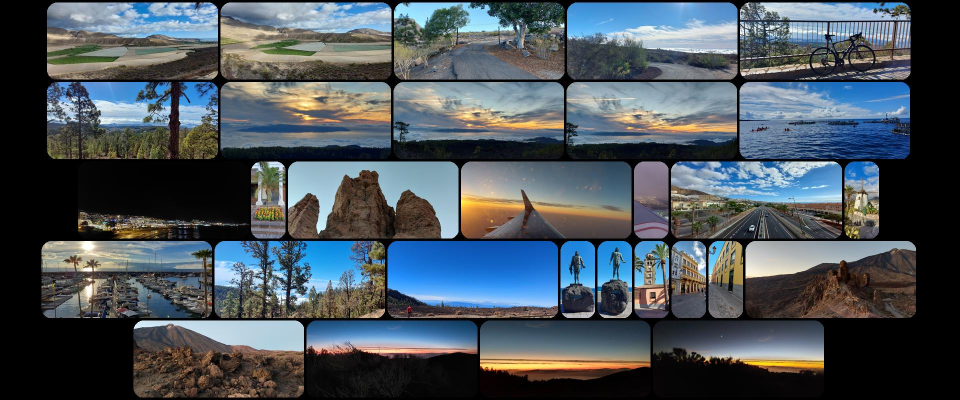
#> input picture collage.jpg, 1920 x 800 px (shown at 1/2 size)
$ python -i collage_app.py   (imports and definitions only)
#> lines starting #> are read from the running program, lines starting #| are printed output that depends on the picture
from PIL import Image, ImageDraw, ExifTags
import os

import tkinter as tk
from tkinter import filedialog, messagebox
from tkinter import ttk

import webbrowser

padding = 5         # Space between images in the collage
corner_radius = 20  # Radius for rounded corners
min_dimension = 10  # Minimum width or height to prevent resizing errors

def rotate_image_based_on_exif(img):
    try:
        for orientation in ExifTags.TAGS.keys():
            if ExifTags.TAGS[orientation] == 'Orientation':
                break
        exif = img._getexif()
        if exif is not None:
            orientation_value = exif.get(orientation)
            if orientation_value == 3:
                img = img.rotate(180, expand=True)
            elif orientation_value == 6:
                img = img.rotate(270, expand=True)
            elif orientation_value == 8:
                img = img.rotate(90, expand=True)
    except (AttributeError, KeyError, IndexError):
        pass
    return img

# [96 lines left out: functions resize_image_proportionally, add_rounded_corners, create_collage_with_adjusted_height, select_folder, create_collage, not called in this run]

# [5 lines not run here, left out]

# Add a descriptive text label at the top
# [1 line that did not run here, left out]
# [1 line not run here, left out]

# Add detailed instructions
info = (
    "Enter the width and height for the collage. Height is a bit of an indication, it will be adapted\n"
    "based on the number of images. Images will be proportionally resized but not stretched nor cropped.\n"
)
# [1 line that did not run here, left out]
# [4 lines not run here, left out]
# [1 line that did not run here, left out]
# [4 lines not run here, left out]
# [1 line that did not run here, left out]
# [4 lines not run here, left out]
# [1 line that did not run here, left out]
# [1 line not run here, left out]
# [1 line that did not run here, left out]
# [1 line not run here, left out]

# Create Collage button
# [1 line that did not run here, left out]
# [1 line not run here, left out]

# Function to open a URL
def open_link(event):
    webbrowser.open_new("https://github.com/mhurk/simple-collage")

# Add a small footer label at the bottom and make it a clickable link
# [1 line that did not run here, left out]
# [6 lines not run here, left out]

>>> import cv2
>>> picture = cv2.imread('../collage.jpg', cv2.IMREAD_GRAYSCALE)
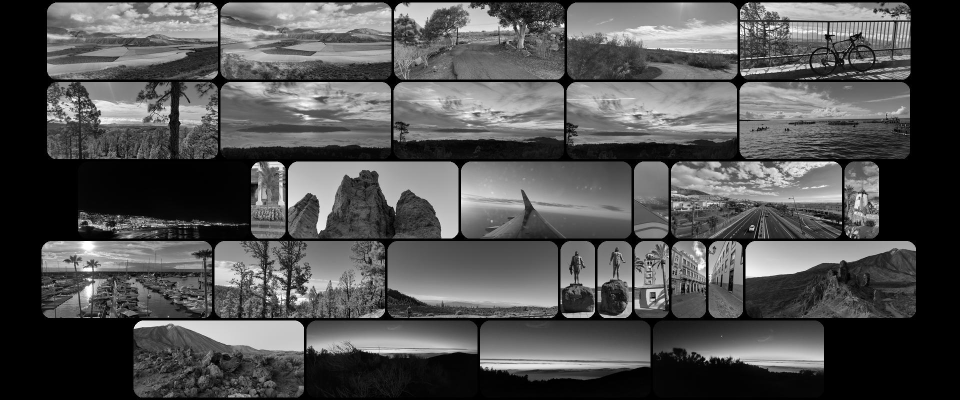
#> picture: shape (800, 1920) (shown at 1/2 size); min 0, max 255, mean 82.3
>>> result = rotate_image_based_on_exif(picture)
